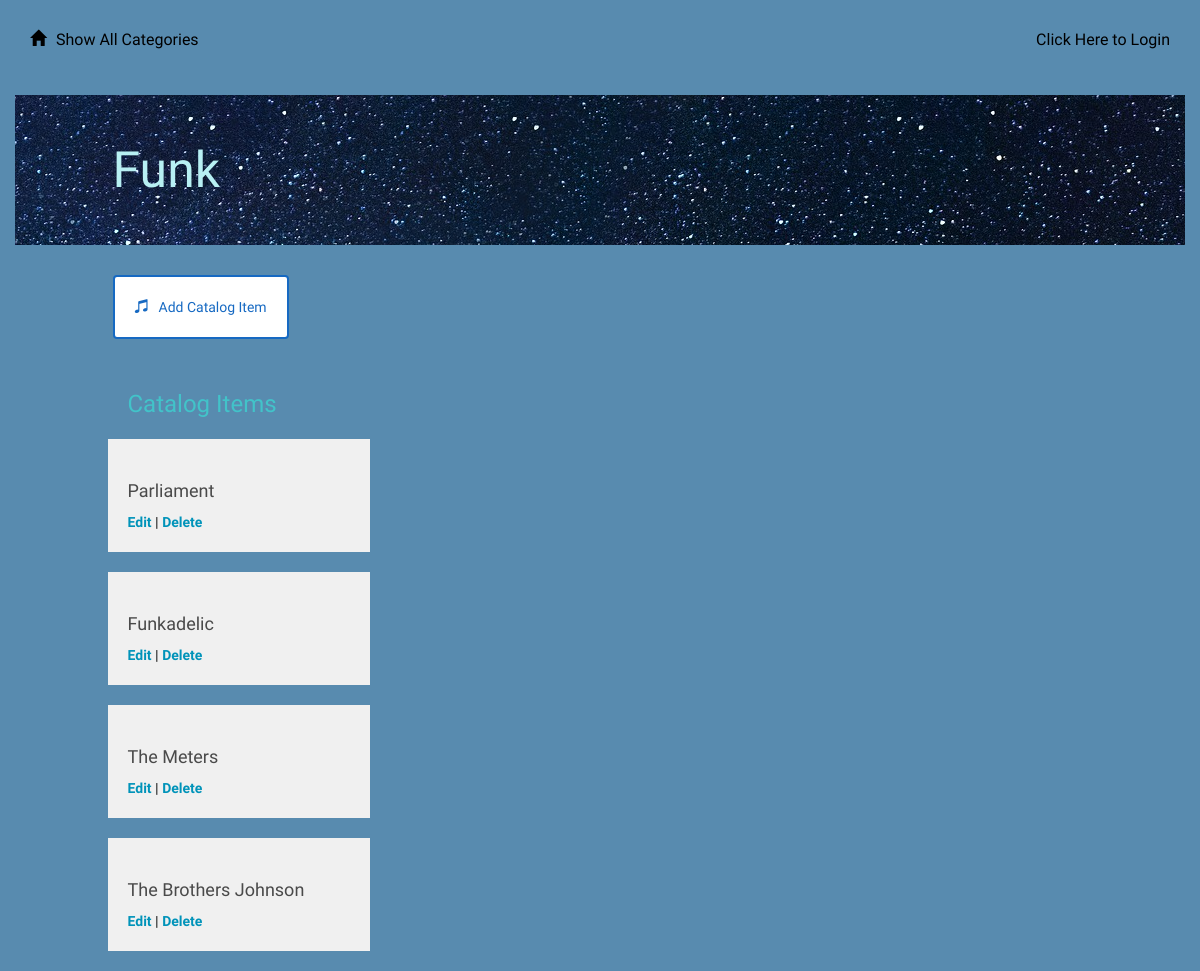
The page /catalog/Funk/items on the database as committed earlier.
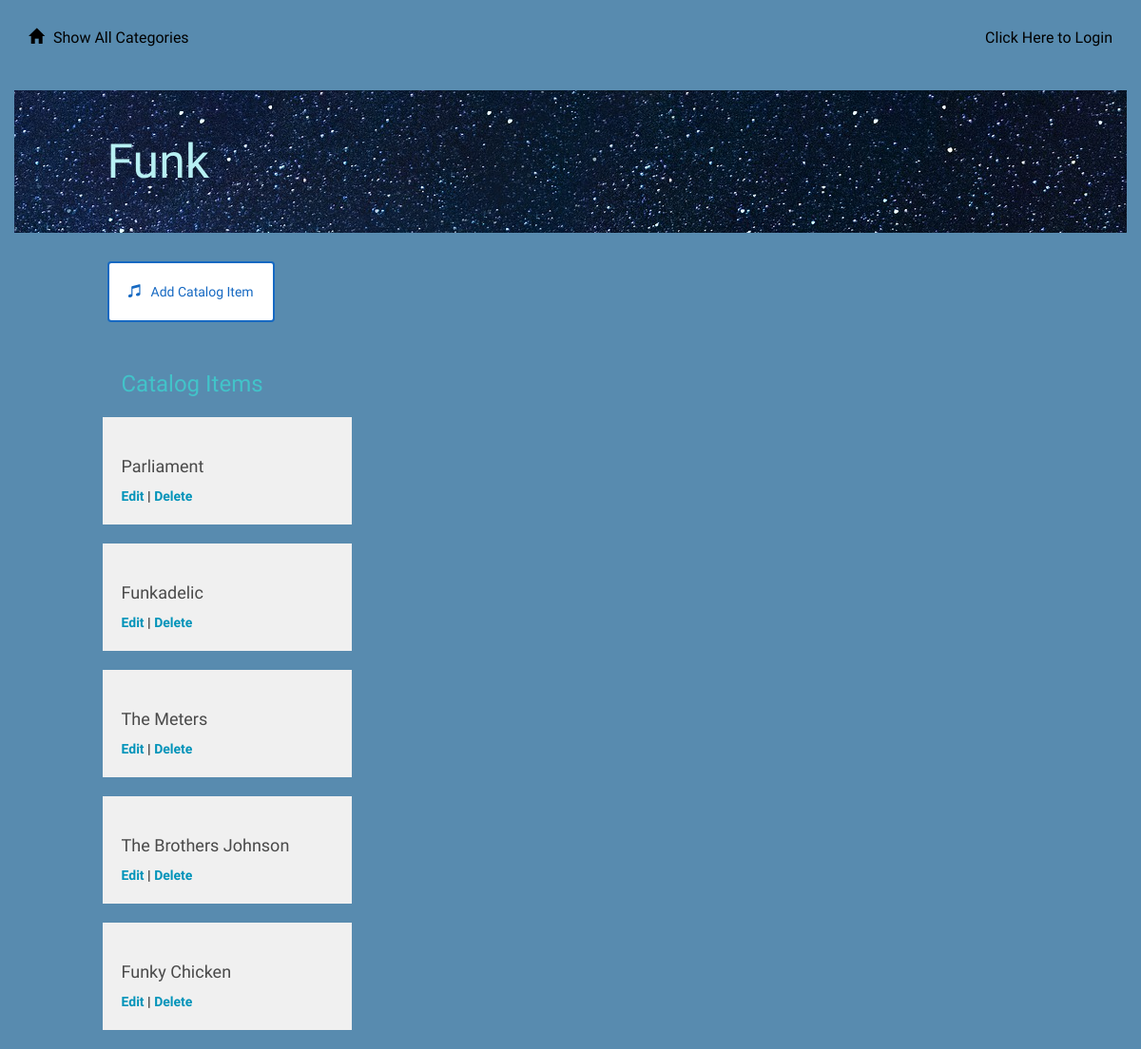
The same page on the database as committed later.
### models.py (models this page shows, shortened)
class Category(Base):
    __tablename__ = 'category'
    id = Column(Integer, primary_key=True)
    name = Column(String(250), nullable=False)
    user_id = Column(Integer, ForeignKey('user.id'))
    user = relationship(User)

class CatalogItem(Base):
    __tablename__ = 'catalog_item'
    name = Column(String(80), nullable=False)
    id = Column(Integer, primary_key=True)
    description = Column(String(1000))
    category_id = Column(Integer, ForeignKey('category.id'))
    category = relationship(Category)
    user_id = Column(Integer, ForeignKey('user.id'))
    user = relationship(User)

### application.py (the view)
@app.route('/catalog/<string:category>/items')
def showItemsInCategory(category):
    category_obj = session.query(Category).filter_by(name=category).one()
    items = session.query(CatalogItem).filter_by(
        category_id=category_obj.id).all()
    return render_template('catalog.html', category=category_obj, items=items)

### templates/catalog.html (shortened to what this page needs)
{% extends "main.html" %}
{% block content %}
{% include "header.html" %}
	<div class="row divider green">
		<div class="col-md-12"></div>
	</div>
	<div class="row banner menu">
		<div class="col-md-11 col-md-offset-1 padding-none">
			<a href="{{url_for('showItemsInCategory', category = category.name)}}">
				<h1>{{category.name}}</h1>
			</a>
		</div>
	</div>
	<div class="row padding-top padding-bottom">
		<div class="col-md-1"></div>
		<div class="col-md-11 padding-none">
			<a href="{{url_for('addNewCatalogItem' )}}">
				<button class="btn btn-default" id="new-catalog-item">
					<span class="glyphicon glyphicon-music" aria-hidden="true"></span>Add Catalog Item
				</button>
			</a>
		</div>
		<div class="col-md-7"></div>
	</div>
	{% if items !=[] %}
		<div class="row">
			<div class="col-md-1"></div>
			<div class="col-md-3">
				<h2>Catalog Items</h2>
					{% for i in items %}
						<div class="catalog-item">
							<a href='{{url_for('viewCatalogItem', category=category.name, item=i.name )}}'><h3>{{i.name}}</h3></a>
							<a href='{{url_for('editCatalogItem', item=i.name ) }}'>Edit</a> |
							<a href='{{url_for('deleteItem', item=i.name ) }}'>Delete</a>
						</div>
					{% endfor %}
			</div>
			<div class="col-md-1"></div>
		</div>
	{% endif %}
{% endblock %}

### templates/main.html (shortened to what this page needs)
<!DOCTYPE html>
<html lang="en">
<head>
    <link rel="stylesheet" href="//netdna.bootstrapcdn.com/bootstrap/3.1.1/css/bootstrap.min.css">
    <link rel=stylesheet type=text/css href="{{ url_for('static', filename='styles.css') }}">
</head>
<body>
    <div class="container">
        {% block content %} {% endblock %}
    </div>
</body>
</html>

### templates/header.html
<div class="row top-menu">
	<div class="col-md-6">
		<a href="{{url_for('showCatalog')}}">
			<span class="glyphicon glyphicon-home" aria-hidden="true"></span>Show All Categories
		</a>
	</div>
	<div class="col-md-6 text-right">
		{%if 'username' not in session %}
		<a href="{{url_for('showLogin')}}">Click Here to Login </a>
		{% else %}
		<div class="row">
			<h4>Hello, {{session['username']}}</h4>
			<a href="{{url_for('disconnect')}}">Logout </a>
		</div>
		{% endif %}
	</div>
</div>

### static/styles.css (style rules this page uses)
* { font-family: "Oswald", sans-serif; font-weight: 700; }
body { background-color: rgb(88, 139, 175); }
h1 { font-family: "Oswald", sans-serif; font-size: 50px; color: rgb(183, 240, 243); line-height: 60px; font-weight: 300; }
h2 { font-size: 24px; color: #42C3C9; line-height: 29px; }
h3 { font-size: 18px; color: #4A4A4A; line-height: 23px; }
a { font-size: 14px; color: #0093B9; line-height: 17px; }
.padding-top { padding-top: 30px; }
.padding-bottom { padding-bottom: 30px; }
.padding-none { padding: 0; }
.btn { padding: 20px; margin: 0; border-color: #1669C2; border-width: 2px; color: #1669C2; ; }
.glyphicon { margin-right: 10px; }
.top-menu { padding-top: 30px; padding-bottom: 30px; }
.top-menu a { margin-bottom: 0; line-height: 16px; font-size: 16px; color: #000000; font-weight: 400; }
.divider { height: 15px; }
.banner.menu { height: 150px; background: url("/static/milky-way.jpg"); }
.banner h1 { margin: 45px 0; }
.catalog-item { background: #F0F0F0; padding: 20px; margin: 20px; margin-left: -20px; }

Rows that differ between the two databases and show on the page:
added CatalogItem: name "Funky Chicken"
